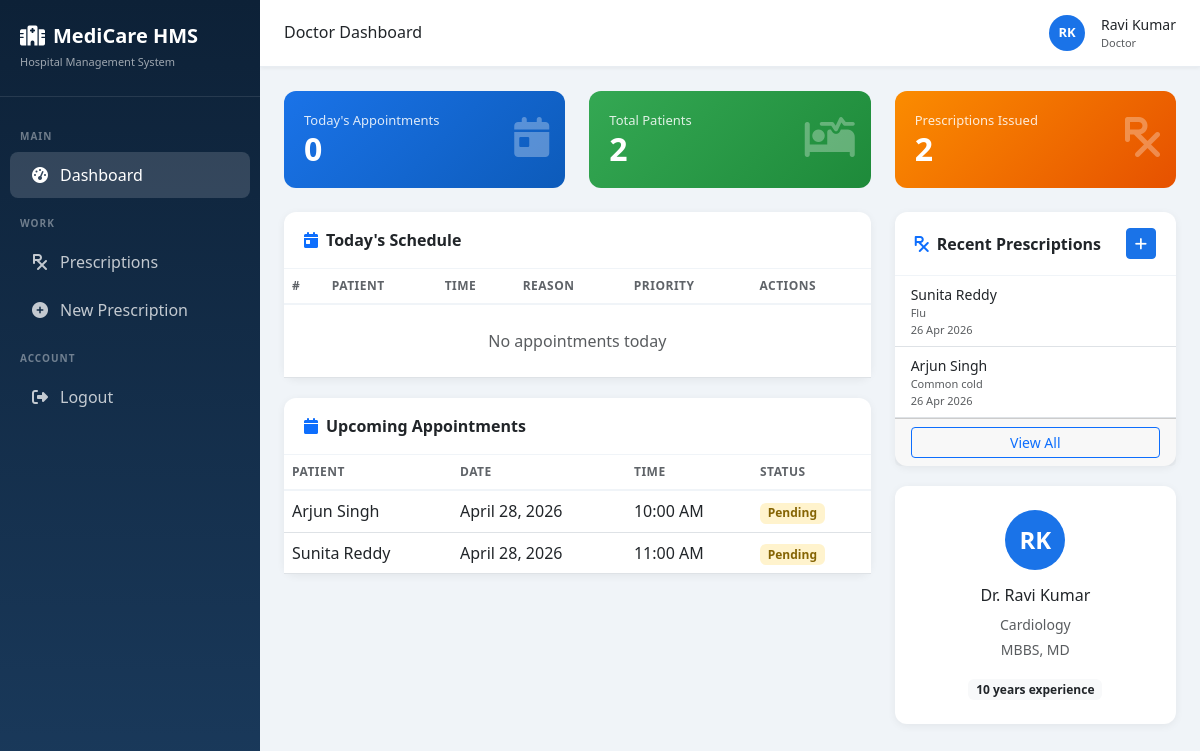
Page /dashboard/doctor/ (signed in) on the committed database.
### common/models.py (models this page shows, shortened)
class UserProfile(models.Model):
    ROLE_CHOICES = [
        ('admin', 'Admin'),
        ('doctor', 'Doctor'),
        ('patient', 'Patient'),
        ('appointment_manager', 'Appointment Manager'),
    ]
    user = models.OneToOneField(User, on_delete=models.CASCADE, related_name='profile')
    role = models.CharField(max_length=30, choices=ROLE_CHOICES, default='patient')
    phone = models.CharField(max_length=15, blank=True)
    address = models.TextField(blank=True)
    created_at = models.DateTimeField(auto_now_add=True)

### appointments/models.py (models this page shows, shortened)
class Appointment(models.Model):
    STATUS_CHOICES = [
        ('pending', 'Pending'),
        ('confirmed', 'Confirmed'),
        ('completed', 'Completed'),
        ('cancelled', 'Cancelled'),
    ]
    PRIORITY_CHOICES = [
        ('low', 'Low'),
        ('normal', 'Normal'),
        ('high', 'High'),
        ('emergency', 'Emergency'),
    ]
    patient = models.ForeignKey('patients.Patient', on_delete=models.CASCADE, related_name='appointments')
    doctor = models.ForeignKey('doctors.Doctor', on_delete=models.CASCADE, related_name='appointments')
    appointment_date = models.DateField()
    appointment_time = models.TimeField()
    status = models.CharField(max_length=20, choices=STATUS_CHOICES, default='pending')
    priority = models.CharField(max_length=20, choices=PRIORITY_CHOICES, default='normal')
    reason = models.TextField(blank=True)
    notes = models.TextField(blank=True)
    queue_number = models.IntegerField(null=True, blank=True)
    notification_sent = models.BooleanField(default=False)
    created_at = models.DateTimeField(auto_now_add=True)
    updated_at = models.DateTimeField(auto_now=True)
    class Meta:
        ordering = ['appointment_date', 'appointment_time']

### patients/models.py (models this page shows, shortened)
class Patient(models.Model):
    BLOOD_GROUP_CHOICES = [
        ('A+', 'A+'), ('A-', 'A-'), ('B+', 'B+'), ('B-', 'B-'),
        ('AB+', 'AB+'), ('AB-', 'AB-'), ('O+', 'O+'), ('O-', 'O-'),
    ]
    user = models.OneToOneField(User, on_delete=models.CASCADE, related_name='patient_profile')
    age = models.IntegerField(default=0)
    gender = models.CharField(max_length=10, choices=[('Male','Male'),('Female','Female'),('Other','Other')])
    blood_group = models.CharField(max_length=5, choices=BLOOD_GROUP_CHOICES, blank=True)
    phone = models.CharField(max_length=15)
    address = models.TextField(blank=True)
    emergency_contact = models.CharField(max_length=15, blank=True)
    medical_history = models.TextField(blank=True)
    created_at = models.DateTimeField(auto_now_add=True)

### doctors/models.py (models this page shows, shortened)
class Prescription(models.Model):
    doctor = models.ForeignKey(Doctor, on_delete=models.CASCADE)
    patient = models.ForeignKey('patients.Patient', on_delete=models.CASCADE)
    appointment = models.OneToOneField('appointments.Appointment', on_delete=models.SET_NULL, null=True, blank=True)
    diagnosis = models.TextField()
    medicines = models.TextField()
    instructions = models.TextField(blank=True)
    created_at = models.DateTimeField(auto_now_add=True)

class Doctor(models.Model):
    user = models.OneToOneField(User, on_delete=models.CASCADE, related_name='doctor_profile')
    specialization = models.ForeignKey(Specialization, on_delete=models.SET_NULL, null=True)
    phone = models.CharField(max_length=15)
    address = models.TextField(blank=True)
    experience_years = models.IntegerField(default=0)
    qualification = models.CharField(max_length=200, blank=True)
    available_from = models.TimeField(default='09:00')
    available_to = models.TimeField(default='17:00')
    is_active = models.BooleanField(default=True)
    created_at = models.DateTimeField(auto_now_add=True)

class Specialization(models.Model):
    name = models.CharField(max_length=100)
    def __str__(self):
        return self.name

### common/views.py (the view)
# urls.py: path('dashboard/doctor/', cv.doctor_dashboard, name='doctor_dashboard'),
@login_required
def doctor_dashboard(request):
    try:
        doctor = Doctor.objects.get(user=request.user)
    except Doctor.DoesNotExist:
        messages.error(request, 'Doctor profile not found.')
        return redirect('home')
    today = date.today()
    today_appointments = Appointment.objects.filter(
        doctor=doctor, appointment_date=today
    ).select_related('patient__user').order_by('appointment_time')
    upcoming = Appointment.objects.filter(
        doctor=doctor, appointment_date__gte=today, status__in=['pending','confirmed']
    ).select_related('patient__user').order_by('appointment_date','appointment_time')[:10]
    prescriptions = Prescription.objects.filter(doctor=doctor).select_related('patient__user').order_by('-created_at')[:10]
    return render(request, 'doctor/dashboard.html', {
        'doctor': doctor,
        'today_appointments': today_appointments,
        'upcoming': upcoming,
        'prescriptions': prescriptions,
        'total_patients': Appointment.objects.filter(doctor=doctor).values('patient').distinct().count(),
    })

### common/context_processors.py (called while the page is built)
def user_profile(request):
    if request.user.is_authenticated:
        profile = UserProfile.objects.filter(user=request.user).first()
        return {'user_profile': profile}
    return {'user_profile': None}

### templates/doctor/dashboard.html (shortened to what this page needs)
{% extends 'base.html' %}
{% block page_title %}Doctor Dashboard{% endblock %}
{% block content %}
<div class="row g-4 mb-4">
  <div class="col-md-4"><div class="stat-card bg-blue"><div class="icon"><i class="fas fa-calendar-day"></i></div><p>Today's Appointments</p><h3>{{ today_appointments.count }}</h3></div></div>
  <div class="col-md-4"><div class="stat-card bg-green"><div class="icon"><i class="fas fa-procedures"></i></div><p>Total Patients</p><h3>{{ total_patients }}</h3></div></div>
  <div class="col-md-4"><div class="stat-card bg-orange"><div class="icon"><i class="fas fa-prescription"></i></div><p>Prescriptions Issued</p><h3>{{ prescriptions.count }}</h3></div></div>
</div>
<div class="row g-4">
  <div class="col-lg-8">
    <div class="card">
      <div class="card-header"><i class="fas fa-calendar-day me-2 text-primary"></i>Today's Schedule</div>
      <div class="card-body p-0"><div class="table-responsive">
        <table class="table table-hover mb-0">
          <thead><tr><th>#</th><th>Patient</th><th>Time</th><th>Reason</th><th>Priority</th><th>Actions</th></tr></thead>
          <tbody>
            {% for a in today_appointments %}
            <tr>
              <td><span class="badge bg-secondary">{{ a.queue_number }}</span></td>
              <td><div class="fw-500">{{ a.patient.user.get_full_name }}</div><div class="text-muted small">{{ a.patient.gender }} · Age {{ a.patient.age }}</div></td>
              <td>{{ a.appointment_time|time:"h:i A" }}</td>
              <td class="small">{{ a.reason|truncatechars:40|default:"-" }}</td>
              <td><span class="badge badge-{{ a.priority }}">{{ a.priority|title }}</span></td>
              <td class="d-flex gap-1">
                <form method="post" action="{% url 'update_appointment_status' a.id %}">{% csrf_token %}
                  <input type="hidden" name="status" value="completed">
                  <button type="submit" class="btn btn-xs btn-sm btn-outline-success" title="Mark Complete"><i class="fas fa-check"></i></button>
                </form>
                <a href="{% url 'add_prescription_for_appt' a.id %}" class="btn btn-xs btn-sm btn-outline-primary" title="Add Prescription"><i class="fas fa-prescription"></i></a>
              </td>
            </tr>
            {% empty %}<tr><td colspan="6" class="text-center text-muted py-4">No appointments today</td></tr>{% endfor %}
          </tbody>
        </table>
      </div></div>
    </div>
    <div class="card">
      <div class="card-header d-flex justify-content-between">
        <span><i class="fas fa-calendar me-2 text-primary"></i>Upcoming Appointments</span>
      </div>
      <div class="card-body p-0"><div class="table-responsive">
        <table class="table table-hover mb-0">
          <thead><tr><th>Patient</th><th>Date</th><th>Time</th><th>Status</th></tr></thead>
          <tbody>
            {% for a in upcoming %}
            <tr>
              <td>{{ a.patient.user.get_full_name }}</td>
              <td>{{ a.appointment_date }}</td>
              <td>{{ a.appointment_time|time:"h:i A" }}</td>
              <td><span class="badge badge-{{ a.status }}">{{ a.status|title }}</span></td>
            </tr>
            {% empty %}<tr><td colspan="4" class="text-center text-muted py-4">No upcoming appointments</td></tr>{% endfor %}
          </tbody>
        </table>
      </div></div>
    </div>
  </div>
  <div class="col-lg-4">
    <div class="card">
      <div class="card-header d-flex justify-content-between align-items-center">
        <span><i class="fas fa-prescription me-2 text-primary"></i>Recent Prescriptions</span>
        <a href="{% url 'add_prescription' %}" class="btn btn-sm btn-primary"><i class="fas fa-plus"></i></a>
      </div>
      <div class="card-body p-0">
        {% for p in prescriptions %}
        <div class="px-3 py-2 border-bottom">
          <div class="fw-500 small">{{ p.patient.user.get_full_name }}</div>
          <div class="text-muted" style="font-size:11px;">{{ p.diagnosis|truncatechars:50 }}</div>
          <div class="text-muted" style="font-size:11px;">{{ p.created_at|date:"d M Y" }}</div>
        </div>
        {% empty %}<p class="text-center text-muted py-3 small">No prescriptions yet</p>{% endfor %}
      </div>
      <div class="card-footer"><a href="{% url 'prescription_list' %}" class="btn btn-sm btn-outline-primary w-100">View All</a></div>
    </div>
    <div class="card">
      <div class="card-body text-center py-4">
        <div class="avatar mx-auto mb-3" style="width:60px;height:60px;font-size:24px;">{{ doctor.user.first_name|first }}{{ doctor.user.last_name|first }}</div>
        <h6 class="fw-600">Dr. {{ doctor.user.get_full_name }}</h6>
        <p class="text-muted small mb-1">{{ doctor.specialization }}</p>
        <p class="text-muted small">{{ doctor.qualification }}</p>
        <div class="badge bg-light text-dark">{{ doctor.experience_years }} years experience</div>
      </div>
    </div>
  </div>
</div>
{% endblock %}

### templates/base.html (shortened to what this page needs)
<!DOCTYPE html>
<html lang="en">
<head>
<link href="https://cdn.jsdelivr.net/npm/bootstrap@5.3.0/dist/css/bootstrap.min.css" rel="stylesheet">
<link href="https://cdnjs.cloudflare.com/ajax/libs/font-awesome/6.4.0/css/all.min.css" rel="stylesheet">
</head>
<body>
{% if user.is_authenticated %}
<div class="sidebar" id="sidebar">
  <div class="brand">
    <h5><i class="fas fa-hospital-alt me-2"></i>MediCare HMS</h5>
    <small>Hospital Management System</small>
  </div>
  <nav class="mt-3">
    {% if user.is_superuser or user_profile.role == 'admin' %}
    <div class="sidebar-section">Main</div>
    <a href="{% url 'admin_dashboard' %}" class="nav-link {% if request.resolver_match.url_name == 'admin_dashboard' %}active{% endif %}"><i class="fas fa-tachometer-alt"></i> Dashboard</a>
    <div class="sidebar-section">Manage</div>
    <a href="{% url 'doctor_list' %}" class="nav-link {% if 'doctor' in request.resolver_match.url_name %}active{% endif %}"><i class="fas fa-user-md"></i> Doctors</a>
    <a href="{% url 'patient_list' %}" class="nav-link {% if 'patient' in request.resolver_match.url_name %}active{% endif %}"><i class="fas fa-procedures"></i> Patients</a>
    <a href="{% url 'appointment_list' %}" class="nav-link {% if 'appointment' in request.resolver_match.url_name %}active{% endif %}"><i class="fas fa-calendar-check"></i> Appointments</a>
    <a href="{% url 'appointment_queue' %}" class="nav-link"><i class="fas fa-list-ol"></i> Queue</a>
    <a href="{% url 'prescription_list' %}" class="nav-link"><i class="fas fa-prescription"></i> Prescriptions</a>
    {% elif user_profile.role == 'doctor' %}
    <div class="sidebar-section">Main</div>
    <a href="{% url 'doctor_dashboard' %}" class="nav-link {% if request.resolver_match.url_name == 'doctor_dashboard' %}active{% endif %}"><i class="fas fa-tachometer-alt"></i> Dashboard</a>
    <div class="sidebar-section">Work</div>
    <a href="{% url 'prescription_list' %}" class="nav-link"><i class="fas fa-prescription"></i> Prescriptions</a>
    <a href="{% url 'add_prescription' %}" class="nav-link"><i class="fas fa-plus-circle"></i> New Prescription</a>
    {% endif %}
    <div class="sidebar-section">Account</div>
    <a href="{% url 'logout' %}" class="nav-link"><i class="fas fa-sign-out-alt"></i> Logout</a>
  </nav>
</div>
<div class="main-content">
  <div class="topbar">
    <div class="d-flex align-items-center gap-3">
      <h6 class="mb-0 fw-600">{% block page_title %}Dashboard{% endblock %}</h6>
    </div>
    <div class="d-flex align-items-center gap-3">
      <div class="avatar">{{ user.first_name|first|upper }}{{ user.last_name|first|upper }}</div>
      <div>
        <div class="fw-600 small">{{ user.get_full_name|default:user.username }}</div>
        <div class="text-muted" style="font-size:11px;">{% if user.is_superuser %}Admin{% elif user_profile %}{{ user_profile.role|title }}{% endif %}</div>
      </div>
    </div>
  </div>
  <div class="page-content">
    {% block content %}{% endblock %}
  </div>
</div>
{% endif %}
</body>
</html>

### templates/base.html (style rules this page uses)
:root { --primary:#1a73e8;--secondary:#34a853;--danger:#ea4335;--warning:#fbbc04;--sidebar-width:260px; }
body { font-family:'Segoe UI',sans-serif;background:#f0f4f8; }
.sidebar { width:var(--sidebar-width);height:100vh;background:linear-gradient(180deg,#0d2137 0%,#1a3a5c 100%);position:fixed;top:0;left:0;overflow-y:auto;z-index:1000;transition:.3s; }
.sidebar .brand { padding:24px 20px;border-bottom:1px solid rgba(255,255,255,.1); }
.sidebar .brand h5 { color:#fff;font-weight:700;margin:0; }
.sidebar .brand small { color:rgba(255,255,255,.6);font-size:11px; }
.sidebar .nav-link { color:rgba(255,255,255,.75);padding:11px 20px;border-radius:8px;margin:2px 10px;transition:.2s;display:flex;align-items:center;gap:10px; }
.sidebar .nav-link:hover,.sidebar .nav-link.active { background:rgba(255,255,255,.15);color:#fff; }
.sidebar .nav-link i { width:20px;text-align:center; }
.sidebar-section { padding:16px 20px 6px;color:rgba(255,255,255,.4);font-size:10px;font-weight:700;letter-spacing:1px;text-transform:uppercase; }
.main-content { margin-left:var(--sidebar-width);min-height:100vh; }
.topbar { background:#fff;padding:14px 24px;border-bottom:1px solid #e8edf2;display:flex;align-items:center;justify-content:space-between;position:sticky;top:0;z-index:100;box-shadow:0 1px 4px rgba(0,0,0,.06); }
.page-content { padding:24px; }
.card { border:none;border-radius:12px;box-shadow:0 2px 8px rgba(0,0,0,.06);margin-bottom:20px; }
.card-header { background:transparent;border-bottom:1px solid #f0f4f8;padding:16px 20px;font-weight:600; }
.stat-card { border-radius:12px;padding:20px;color:#fff;position:relative;overflow:hidden; }
.stat-card .icon { font-size:2.5rem;opacity:.3;position:absolute;right:16px;top:16px; }
.stat-card h3 { font-size:2rem;font-weight:700;margin:0; }
.stat-card p { margin:0;opacity:.85;font-size:13px; }
.bg-blue { background:linear-gradient(135deg,#1a73e8,#0d5bba); }
.bg-green { background:linear-gradient(135deg,#34a853,#1e8a3a); }
.bg-orange { background:linear-gradient(135deg,#fb8c00,#e65100); }
.badge-pending { background:#fff3cd;color:#856404; }
.btn-primary { background:var(--primary);border-color:var(--primary); }
.table th { font-weight:600;color:#5f6368;font-size:12px;text-transform:uppercase;letter-spacing:.5px;border-bottom:2px solid #f0f4f8; }
.avatar { width:36px;height:36px;border-radius:50%;background:var(--primary);color:#fff;display:inline-flex;align-items:center;justify-content:center;font-weight:600;font-size:13px; }

### rows in the picture
UserProfile: role "Doctor"
Appointment: patient.user.get_full_name "Arjun Singh", appointment_date "April 28, 2026", appointment_time "10:00 AM", status "Pending"
Appointment: patient.user.get_full_name "Sunita Reddy", appointment_date "April 28, 2026", appointment_time "11:00 AM", status "Pending"
Prescription: patient.user.get_full_name "Sunita Reddy", diagnosis "Flu", created_at "26 Apr 2026"
Prescription: patient.user.get_full_name "Arjun Singh", diagnosis "Common cold", created_at "26 Apr 2026"
Doctor: user.first_name|first "R", user.last_name|first "K", user.get_full_name "Ravi Kumar", specialization "Cardiology", qualification "MBBS, MD", experience_years "10"

### other values in the picture
{{ user.first_name|first|upper }} "R"
{{ user.last_name|first|upper }} "K"
{{ user.get_full_name|default:user.username }} "Ravi Kumar"
{{ today_appointments.count }} "0"
{{ total_patients }} "2"
{{ prescriptions.count }} "2"
